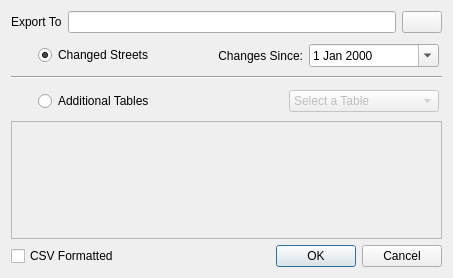
<?xml version="1.0" encoding="UTF-8"?>
<ui version="4.0">
 <class>streetreports</class>
 <widget class="QDialog" name="streetreports">
  <property name="geometry">
   <rect>
    <x>0</x>
    <y>0</y>
    <width>453</width>
    <height>278</height>
   </rect>
  </property>
  <property name="windowTitle">
   <string>Street Reports</string>
  </property>
  <layout class="QGridLayout" name="gridLayout">
   <item row="2" column="0">
    <widget class="Line" name="line">
     <property name="orientation">
      <enum>Qt::Horizontal</enum>
     </property>
    </widget>
   </item>
   <item row="3" column="0">
    <layout class="QGridLayout" name="gridLayout_3">
     <property name="leftMargin">
      <number>27</number>
     </property>
     <property name="topMargin">
      <number>5</number>
     </property>
     <property name="rightMargin">
      <number>3</number>
     </property>
     <property name="bottomMargin">
      <number>3</number>
     </property>
     <item row="0" column="0">
      <widget class="QRadioButton" name="tblsRadioButton">
       <property name="text">
        <string>Additional Tables</string>
       </property>
      </widget>
     </item>
     <item row="0" column="1">
      <spacer name="horizontalSpacer_4">
       <property name="orientation">
        <enum>Qt::Horizontal</enum>
       </property>
       <property name="sizeHint" stdset="0">
        <size>
         <width>40</width>
         <height>20</height>
        </size>
       </property>
      </spacer>
     </item>
     <item row="0" column="2">
      <widget class="QComboBox" name="tblsComboBox">
       <property name="enabled">
        <bool>false</bool>
       </property>
       <property name="sizePolicy">
        <sizepolicy hsizetype="Maximum" vsizetype="Fixed">
         <horstretch>0</horstretch>
         <verstretch>0</verstretch>
        </sizepolicy>
       </property>
       <property name="minimumSize">
        <size>
         <width>150</width>
         <height>0</height>
        </size>
       </property>
       <item>
        <property name="text">
         <string>Select a Table</string>
        </property>
       </item>
       <item>
        <property name="text">
         <string>Maintenance</string>
        </property>
       </item>
       <item>
        <property name="text">
         <string>Reinstatement</string>
        </property>
       </item>
       <item>
        <property name="text">
         <string>Special Designation</string>
        </property>
       </item>
      </widget>
     </item>
    </layout>
   </item>
   <item row="5" column="0">
    <layout class="QHBoxLayout" name="horizontalLayout_3">
     <item>
      <widget class="QCheckBox" name="csvCheckBox">
       <property name="text">
        <string>CSV Formatted</string>
       </property>
      </widget>
     </item>
     <item>
      <spacer name="horizontalSpacer">
       <property name="orientation">
        <enum>Qt::Horizontal</enum>
       </property>
       <property name="sizeHint" stdset="0">
        <size>
         <width>214</width>
         <height>20</height>
        </size>
       </property>
      </spacer>
     </item>
     <item>
      <widget class="QPushButton" name="okPushButton">
       <property name="text">
        <string>OK</string>
       </property>
      </widget>
     </item>
     <item>
      <widget class="QPushButton" name="cancelPushButton">
       <property name="text">
        <string>Cancel</string>
       </property>
      </widget>
     </item>
    </layout>
   </item>
   <item row="1" column="0">
    <layout class="QGridLayout" name="gridLayout_2">
     <property name="leftMargin">
      <number>27</number>
     </property>
     <property name="topMargin">
      <number>5</number>
     </property>
     <property name="rightMargin">
      <number>3</number>
     </property>
     <property name="bottomMargin">
      <number>3</number>
     </property>
     <item row="0" column="0">
      <widget class="QRadioButton" name="changedStsRadioButton">
       <property name="text">
        <string>Changed Streets</string>
       </property>
       <property name="checked">
        <bool>true</bool>
       </property>
      </widget>
     </item>
     <item row="0" column="1">
      <widget class="QLabel" name="label">
       <property name="layoutDirection">
        <enum>Qt::LeftToRight</enum>
       </property>
       <property name="text">
        <string>Changes Since:</string>
       </property>
       <property name="alignment">
        <set>Qt::AlignRight|Qt::AlignTrailing|Qt::AlignVCenter</set>
       </property>
       <property name="wordWrap">
        <bool>false</bool>
       </property>
      </widget>
     </item>
     <item row="0" column="2">
      <widget class="QDateEdit" name="dateEdit">
       <property name="acceptDrops">
        <bool>false</bool>
       </property>
       <property name="frame">
        <bool>true</bool>
       </property>
       <property name="accelerated">
        <bool>false</bool>
       </property>
       <property name="calendarPopup">
        <bool>true</bool>
       </property>
      </widget>
     </item>
    </layout>
   </item>
   <item row="0" column="0">
    <layout class="QHBoxLayout" name="horizontalLayout">
     <item>
      <widget class="QLabel" name="fileLabel">
       <property name="text">
        <string>Export To</string>
       </property>
      </widget>
     </item>
     <item>
      <widget class="QLineEdit" name="fileLineEdit"/>
     </item>
     <item>
      <widget class="QPushButton" name="fileOpenPushButton">
       <property name="text">
        <string/>
       </property>
      </widget>
     </item>
    </layout>
   </item>
   <item row="4" column="0">
    <layout class="QHBoxLayout" name="horizontalLayout_2">
     <item>
      <widget class="QListWidget" name="listWidget">
       <property name="enabled">
        <bool>false</bool>
       </property>
       <property name="maximumSize">
        <size>
         <width>16777215</width>
         <height>16777215</height>
        </size>
       </property>
       <property name="contextMenuPolicy">
        <enum>Qt::NoContextMenu</enum>
       </property>
       <property name="alternatingRowColors">
        <bool>true</bool>
       </property>
       <property name="selectionMode">
        <enum>QAbstractItemView::MultiSelection</enum>
       </property>
      </widget>
     </item>
    </layout>
   </item>
  </layout>
 </widget>
 <resources/>
 <connections/>
</ui>
